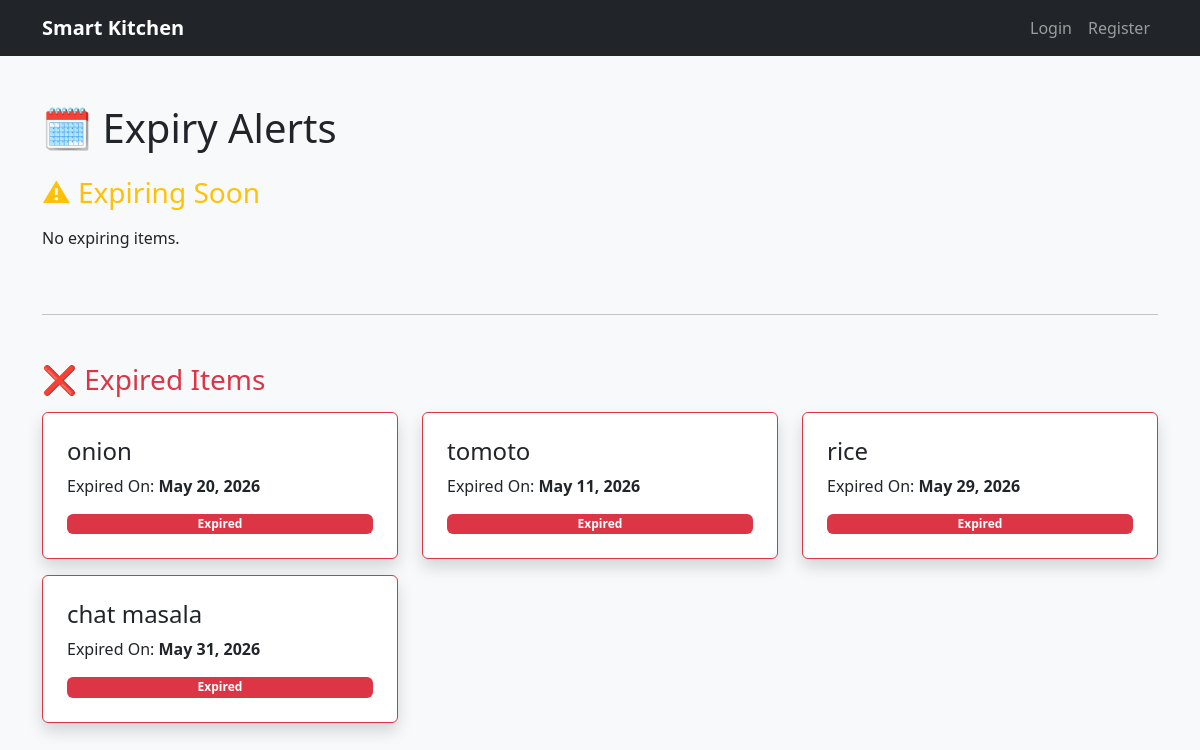
The page /inventory/expiry-alerts/ on the database its author committed.
### inventory/models.py (models this page shows, shortened)
class Inventory(models.Model):
    ingredient = models.OneToOneField(
        Ingredient,
        on_delete=models.CASCADE
    )
    quantity = models.FloatField(default=0)
    expiry_date = models.DateField(null=True,blank=True)
    minimum_quantity = models.FloatField(default=5)
    updated_at = models.DateTimeField(auto_now=True)

### recipes/models.py (models this page shows, shortened)
class Ingredient(models.Model):
    name = models.CharField(max_length=100)
    stock = models.FloatField(default=0)
    UNIT_CHOICES = (
        ('g', 'Gram'),
        ('kg', 'Kilogram'),
        ('ml', 'Milliliter'),
        ('pcs', 'Pieces'),
    )
    price_per_unit = models.FloatField(default=0)
    unit = models.CharField(max_length=10, choices=UNIT_CHOICES)

### inventory/views.py (the view)
# urls.py: path( 'expiry-alerts/', expiry_alerts, name='expiry_alerts'),
def expiry_alerts(request):
    today = date.today()
    next_week = today + timedelta(days=7)
    expiring_items = Inventory.objects.filter(
        expiry_date__lte=next_week,
        expiry_date__gte=today
    )
    expired_items = Inventory.objects.filter(
        expiry_date__lt=today
    )
    return render(
        request,
        'inventory/expiry_alerts.html',
        {
            'expiring_items': expiring_items,
            'expired_items': expired_items
        }
    )

### inventory/templates/inventory/expiry_alerts.html
{% extends 'base.html' %}
{% block content %}
<h1 class="mb-4">
    🗓️ Expiry Alerts
</h1>
<h3 class="text-warning mb-3">
    ⚠ Expiring Soon
</h3>
<div class="row">
    {% for item in expiring_items %}
        <div class="col-md-4 mb-3">
            <div class="card border-warning shadow p-4">
                <h4>
                    {{ item.ingredient.name }}
                </h4>
                <p>
                    Expiry Date:
                    <b>
                        {{ item.expiry_date }}
                    </b>
                </p>
                <span class="badge bg-warning">
                    Expiring Soon
                </span>
            </div>
        </div>
    {% empty %}
        <p>
            No expiring items.
        </p>
    {% endfor %}
</div>
<hr class="my-5">
<h3 class="text-danger mb-3">
    ❌ Expired Items
</h3>
<div class="row">
    {% for item in expired_items %}
        <div class="col-md-4 mb-3">
            <div class="card border-danger shadow p-4">
                <h4>
                    {{ item.ingredient.name }}
                </h4>
                <p>
                    Expired On:
                    <b>
                        {{ item.expiry_date }}
                    </b>
                </p>
                <span class="badge bg-danger">
                    Expired
                </span>
            </div>
        </div>
    {% empty %}
        <p>
            No expired items.
        </p>
    {% endfor %}
</div>
{% endblock %}

### rows shown on the page
Inventory: ingredient.name "onion", expiry_date "May 20, 2026"
Inventory: ingredient.name "tomoto", expiry_date "May 11, 2026"
Inventory: ingredient.name "rice", expiry_date "May 29, 2026"
Inventory: ingredient.name "chat masala", expiry_date "May 31, 2026"
